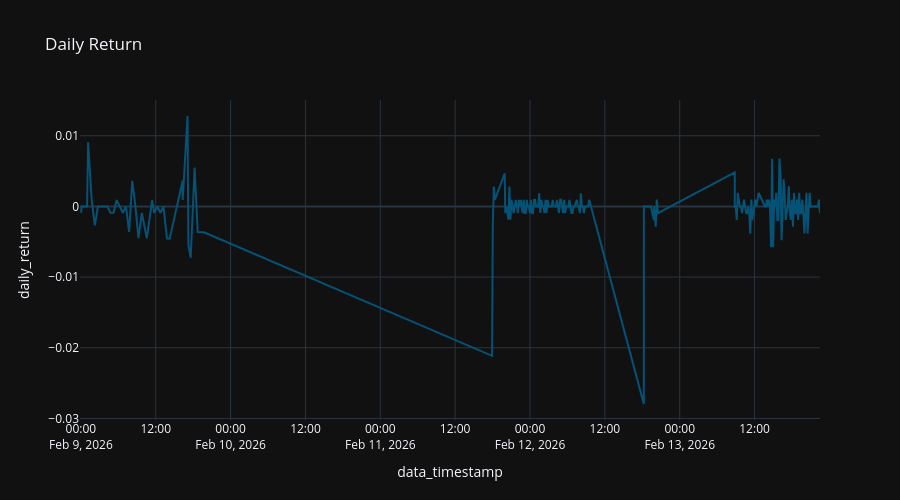

Write notebook code for a chart like this one.
### Code cell
x = df[df['ticker'] == asset_ticker][['data_timestamp', 'daily_return', 'ticker']].sort_values(by="data_timestamp")

fig = px.line (
  x,
  "data_timestamp",
  "daily_return",
  title="Daily Return"
#   color_discrete_sequence="Tealgrn_r",
)

fig.update_layout (
  height=500,
)

### Figure 1 — Plotly figure (JSON) as saved in the notebook; plotly's stock layout.template omitted (floating-point values rounded to 4 significant figures; data arrays with more than 128 entries replaced by an {"elided": "..."} marker saying what was removed)
{"data": [{"hovertemplate": "data_timestamp=%{x}<br>daily_return=%{y}<extra></extra>", "legendgroup": "", "line": {"color": "rgb(4, 82, 117)", "dash": "solid"}, "marker": {"symbol": "circle"}, "mode": "lines", "name": "", "orientation": "v", "showlegend": false, "type": "scatter", "x": {"elided": "229 str values"}, "xaxis": "x", "y": {"elided": "229 float values"}, "yaxis": "y"}], "layout": {"height": 500, "legend": {"tracegroupgap": 0}, "title": {"text": "Daily Return"}, "xaxis": {"anchor": "y", "domain": [0, 1], "title": {"text": "data_timestamp"}}, "yaxis": {"anchor": "x", "domain": [0, 1], "title": {"text": "daily_return"}}}}
